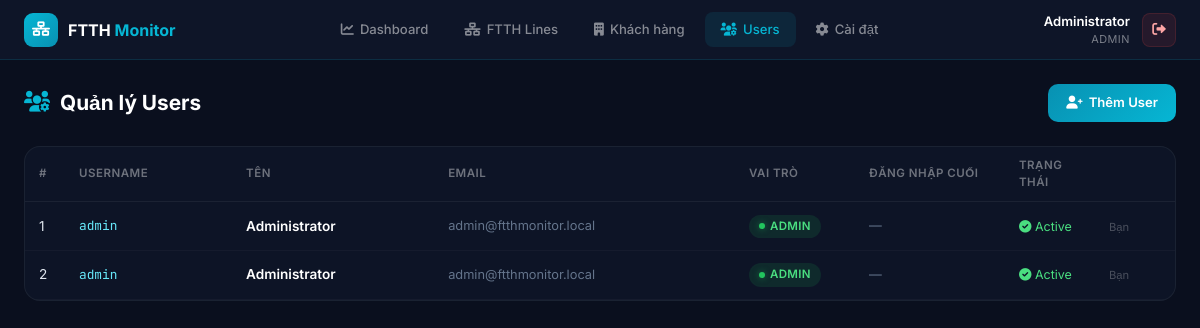
The page /index.php?action=users (signed in) on the database its author committed.
### tables this page shows
CREATE TABLE IF NOT EXISTS `users` (
    `id` INT AUTO_INCREMENT PRIMARY KEY,
    `username` VARCHAR(50) NOT NULL UNIQUE,
    `name` VARCHAR(100) NOT NULL,
    `email` VARCHAR(100) DEFAULT NULL,
    `password` VARCHAR(255) DEFAULT NULL,
    `role` ENUM('admin', 'user', 'viewer') NOT NULL DEFAULT 'user',
    `active` TINYINT(1) NOT NULL DEFAULT 1,
    `avatar` VARCHAR(255) DEFAULT NULL,
    `last_login` DATETIME DEFAULT NULL,
    `created_at` DATETIME DEFAULT CURRENT_TIMESTAMP,
    `updated_at` DATETIME DEFAULT CURRENT_TIMESTAMP ON UPDATE CURRENT_TIMESTAMP
);

### models/User.php (called while the page is built, shortened)
<?php
class User {
    private $pdo;
    public function __construct($pdo) {
        $this->pdo = $pdo;
    }
    public function get($id) {
        $sql = "SELECT * FROM users WHERE id = :id";
        $stmt = $this->pdo->prepare($sql);
        $stmt->execute(['id' => $id]);
        return $stmt->fetch(PDO::FETCH_ASSOC);
    }
    public function getAll() {
        $sql = "SELECT * FROM users ORDER BY name";
        $stmt = $this->pdo->query($sql);
        return $stmt->fetchAll(PDO::FETCH_ASSOC);
    }
    public function hasPermission($userId, $permissionName) {
        $user = $this->get($userId);
        if ($user && $user['role'] === 'admin') {
            return true;
        }
        $sql = "SELECT COUNT(*) as count
                FROM user_permissions up
                JOIN permissions p ON up.permission_id = p.id
                WHERE up.user_id = ? AND p.name = ? AND
                EXISTS (SELECT 1 FROM users u WHERE u.id = up.user_id AND u.active = TRUE)";
        $stmt = $this->pdo->prepare($sql);
        $stmt->execute([$userId, $permissionName]);
        $result = $stmt->fetch(PDO::FETCH_ASSOC);
        return $result['count'] > 0;
    }
}

### views/users.php (the view, shortened to what this page needs)
<?php require_once 'views/common/layout.php'; renderHeader($currentUser, $user, 'users'); showFlash(); ?>
<div class="page-header">
    <div class="page-title"><i class="fas fa-users-cog"></i> Quản lý Users</div>
    <button class="btn-primary-dark" onclick="showAddModal()">
        <i class="fas fa-user-plus"></i> Thêm User
    </button>
</div>
<div class="card-dark" style="overflow-x:auto">
    <table class="tbl" style="min-width:800px">
        <thead>
            <tr>
                <th style="width:40px">#</th>
                <th>Username</th>
                <th>Tên</th>
                <th>Email</th>
                <th style="width:120px">Vai trò</th>
                <th style="width:150px">Đăng nhập cuối</th>
                <th style="width:90px">Trạng thái</th>
                <th style="width:80px"></th>
            </tr>
        </thead>
        <tbody>
            <?php foreach ($users_list as $i => $u): ?>
            <tr style="<?= !$u['active'] ? 'opacity:0.4' : '' ?>">
                <td><?= $i + 1 ?></td>
                <td class="mono" style="color:#67e8f9"><?= htmlspecialchars($u['username']) ?></td>
                <td class="name-cell"><?= htmlspecialchars($u['name']) ?></td>
                <td class="muted"><?= htmlspecialchars($u['email'] ?? '—') ?></td>
                <td>
                    <?php if ($u['role'] === 'admin'): ?>
                        <span class="badge-status up"><span class="dot"></span>Admin</span>
                    <?php elseif ($u['role'] === 'viewer'): ?>
                        <span class="badge-status warning"><span class="dot"></span>Viewer</span>
                    <?php else: ?>
                        <span class="badge-status unknown"><span class="dot"></span>User</span>
                    <?php endif; ?>
                </td>
                <td class="muted">
                    <?= $u['last_login'] ? date('d/m/Y H:i', strtotime($u['last_login'])) : '—' ?>
                </td>
                <td>
                    <?php if ($u['active']): ?>
                        <span style="color:#4ade80;font-size:0.78rem"><i class="fas fa-check-circle"></i> Active</span>
                    <?php else: ?>
                        <span style="color:#f87171;font-size:0.78rem"><i class="fas fa-ban"></i> Disabled</span>
                    <?php endif; ?>
                </td>
                <td>
                    <?php if ($u['id'] != $_SESSION['user_id']): ?>
                        <div style="display:flex;gap:6px;justify-content:center">
                            <button style="background:rgba(6,182,212,0.15);border:1px solid rgba(6,182,212,0.25);color:#67e8f9;border-radius:6px;padding:5px 8px;cursor:pointer;font-size:0.75rem" onclick='editUser(<?= json_encode($u) ?>)' title="Sửa">
                                <i class="fas fa-pen"></i>
                            </button>
                            <?php if ($u['active']): ?>
                                <a href="?action=toggle_user&id=<?= $u['id'] ?>&active=0" style="background:rgba(248,113,113,0.12);border:1px solid rgba(248,113,113,0.25);color:#f87171;border-radius:6px;padding:5px 8px;font-size:0.75rem;text-decoration:none;display:inline-flex;align-items:center" title="Disable" onclick="return confirm('Vô hiệu hóa user này?')">
                                    <i class="fas fa-user-slash"></i>
                                </a>
                            <?php else: ?>
                                <a href="?action=toggle_user&id=<?= $u['id'] ?>&active=1" style="background:rgba(74,222,128,0.12);border:1px solid rgba(74,222,128,0.25);color:#4ade80;border-radius:6px;padding:5px 8px;font-size:0.75rem;text-decoration:none;display:inline-flex;align-items:center" title="Enable">
                                    <i class="fas fa-user-check"></i>
                                </a>
                            <?php endif; ?>
                        </div>
                    <?php else: ?>
                        <span style="font-size:0.7rem;color:rgba(255,255,255,0.25)">Bạn</span>
                    <?php endif; ?>
                </td>
            </tr>
            <?php endforeach; ?>
        </tbody>
    </table>
</div>
<?php renderFooter(); ?>

### index.php (shortened to what this page needs)
<?php
require_once 'config/database.php';
require_once 'models/User.php';
$user = new User($pdo);
$action = $_GET['action'] ?? 'dashboard';
$currentUser = $user->get($_SESSION['user_id']);
switch ($action) {
    case 'settings':
    case 'save_settings':
    case 'users':
    case 'save_user':
    case 'toggle_user':
        if (!$user->hasPermission($currentUser['id'], 'system_settings')) {
            $_SESSION['error_message'] = 'Bạn không có quyền truy cập!';
            header('Location: ?action=dashboard');
            exit;
        }
        if ($action === 'users') {
            $users_list = $user->getAll();
            include 'views/users.php';
            break;
        }
        break;
}

### views/common/layout.php (shortened to what this page needs)
<?php
function renderHeader($currentUser, $userModel, $activeMenu = 'dashboard') {
    $menuItems = [
        'dashboard' => ['icon' => 'fa-chart-line', 'label' => 'Dashboard'],
        'lines' => ['icon' => 'fa-network-wired', 'label' => 'FTTH Lines'],
        'customers' => ['icon' => 'fa-building', 'label' => 'Khách hàng'],
    ];
    if ($userModel->hasPermission($currentUser['id'], 'system_settings')) {
        $menuItems['users'] = ['icon' => 'fa-users-cog', 'label' => 'Users'];
        $menuItems['settings'] = ['icon' => 'fa-cog', 'label' => 'Cài đặt'];
    }
?>
<!DOCTYPE html>
<html lang="vi">
<head>
    <link href="https://cdn.jsdelivr.net/npm/bootstrap@5.1.3/dist/css/bootstrap.min.css" rel="stylesheet">
    <link href="https://cdnjs.cloudflare.com/ajax/libs/font-awesome/6.0.0/css/all.min.css" rel="stylesheet">
    <link href="assets/css/app.css?v=<?= time() ?>" rel="stylesheet">
</head>
<body>
    <div class="top-bar">
        <div class="brand">
            <div class="brand-icon"><i class="fas fa-network-wired"></i></div>
            <div class="brand-name">FTTH <span>Monitor</span></div>
        </div>
        <nav class="main-nav">
            <?php foreach ($menuItems as $key => $item): ?>
                <a href="?action=<?= $key ?>" class="nav-item <?= $activeMenu === $key ? 'active' : '' ?>">
                    <i class="fas <?= $item['icon'] ?>"></i>
                    <span><?= $item['label'] ?></span>
                </a>
            <?php endforeach; ?>
        </nav>
        <div class="user-menu">
            <div class="user-info">
                <div class="user-name"><?= htmlspecialchars($currentUser['name']) ?></div>
                <div class="user-role"><?= htmlspecialchars($currentUser['role']) ?></div>
            </div>
            <a href="?action=logout" class="btn-logout"><i class="fas fa-sign-out-alt"></i></a>
        </div>
    </div>
    <div class="app-content">
<?php
}
function renderFooter() {
?>
    </div>
</body>
</html>
<?php
}
?>

### assets/css/app.css (style rules this page uses)
* { margin: 0; padding: 0; box-sizing: border-box; }
body { font-family: 'Inter', sans-serif; background: #0a0f1e; color: #e2e8f0; min-height: 100vh; }
.top-bar { background: rgba(15, 23, 42, 0.95); backdrop-filter: blur(12px); border-bottom: 1px solid rgba(6, 182, 212, 0.15); padding: 0 24px; height: 60px; display: flex; align-items: center; justify-content: space-between; position: sticky; top: 0; z-index: 100; }
.brand { display: flex; align-items: center; gap: 10px; }
.brand-icon { width: 34px; height: 34px; background: linear-gradient(135deg, #06b6d4, #0891b2); border-radius: 9px; display: flex; align-items: center; justify-content: center; color: #fff; font-size: 0.9rem; }
.brand-name { font-size: 1rem; font-weight: 700; color: #fff; }
.brand-name span { color: #06b6d4; }
.main-nav { display: flex; gap: 4px; }
.nav-item { padding: 8px 16px; border-radius: 8px; color: rgba(255,255,255,0.5); text-decoration: none; font-size: 0.82rem; font-weight: 500; display: flex; align-items: center; gap: 6px; transition: all 0.2s; }
.nav-item.active { color: #06b6d4; background: rgba(6, 182, 212, 0.1); }
.user-menu { display: flex; align-items: center; gap: 12px; }
.user-info { text-align: right; }
.user-name { font-size: 0.82rem; font-weight: 600; color: #fff; }
.user-role { font-size: 0.68rem; color: rgba(255,255,255,0.45); text-transform: uppercase; letter-spacing: 0.5px; }
.btn-logout { width: 34px; height: 34px; border-radius: 8px; background: rgba(239, 68, 68, 0.1); border: 1px solid rgba(239, 68, 68, 0.15); color: #fca5a5; display: flex; align-items: center; justify-content: center; text-decoration: none; transition: all 0.2s; font-size: 0.85rem; }
.app-content { padding: 24px; max-width: 1400px; margin: 0 auto; }
.page-header { display: flex; align-items: center; justify-content: space-between; margin-bottom: 24px; }
.page-title { font-size: 1.3rem; font-weight: 700; color: #fff; display: flex; align-items: center; gap: 10px; }
.page-title i { color: #06b6d4; }
.card-dark { background: rgba(15, 23, 42, 0.7); border: 1px solid rgba(255, 255, 255, 0.06); border-radius: 16px; overflow: auto; }
.tbl { width: 100%; border-collapse: collapse; }
.tbl th { padding: 10px 14px; font-size: 0.72rem; font-weight: 600; color: rgba(255,255,255,0.4); text-transform: uppercase; letter-spacing: 0.5px; border-bottom: 1px solid rgba(255,255,255,0.06); text-align: left; }
.tbl td { padding: 12px 14px; font-size: 0.85rem; border-bottom: 1px solid rgba(255,255,255,0.03); vertical-align: middle; }
.tbl tbody tr { transition: background 0.2s; }
.tbl .name-cell { font-weight: 600; color: #fff; }
.tbl .mono { font-family: 'JetBrains Mono', monospace; color: #94a3b8; font-size: 0.8rem; }
.tbl .muted { color: #64748b; font-size: 0.8rem; }
.badge-status { display: inline-flex; align-items: center; gap: 5px; padding: 3px 10px; border-radius: 16px; font-size: 0.72rem; font-weight: 600; text-transform: uppercase; letter-spacing: 0.3px; }
.badge-status .dot { width: 6px; height: 6px; border-radius: 50%; }
.badge-status.up { background: rgba(34,197,94,0.12); color: #4ade80; }
.badge-status.up .dot { background: #22c55e; box-shadow: 0 0 6px rgba(34,197,94,0.5); }
.btn-primary-dark { background: linear-gradient(135deg, #0891b2, #06b6d4); border: none; color: #fff; padding: 9px 18px; border-radius: 10px; font-size: 0.82rem; font-weight: 600; cursor: pointer; transition: all 0.2s; display: inline-flex; align-items: center; gap: 6px; text-decoration: none; font-family: 'Inter', sans-serif; }

### rows shown on the page
users: name "Administrator", role "ADMIN", username "admin", email "admin@ftthmonitor.local", active 1 (drawn), shows "Bạn"

### other values the page prints
$item['label'] "Dashboard"
$item['label'] "FTTH Lines"
$item['label'] "Khách hàng"
$item['label'] "Users"
$item['label'] "Cài đặt"
